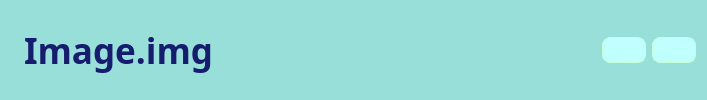
<?xml version="1.0" encoding="UTF-8"?>
<ui version="4.0">
 <class>Form</class>
 <widget class="QWidget" name="Form">
  <property name="geometry">
   <rect>
    <x>0</x>
    <y>0</y>
    <width>707</width>
    <height>100</height>
   </rect>
  </property>
  <property name="sizePolicy">
   <sizepolicy hsizetype="Minimum" vsizetype="Fixed">
    <horstretch>0</horstretch>
    <verstretch>0</verstretch>
   </sizepolicy>
  </property>
  <property name="minimumSize">
   <size>
    <width>0</width>
    <height>100</height>
   </size>
  </property>
  <property name="maximumSize">
   <size>
    <width>16777215</width>
    <height>100</height>
   </size>
  </property>
  <property name="windowTitle">
   <string>Form</string>
  </property>
  <property name="styleSheet">
   <string notr="true">QWidget{
background-color:#98DED9;
border-radius: 8px;
}
QWidget:hover{
backgound-color:#BFFFFE;
}
</string>
  </property>
  <layout class="QHBoxLayout" name="horizontalLayout">
   <item>
    <widget class="QLabel" name="label">
     <property name="text">
      <string/>
     </property>
     <property name="pixmap">
      <pixmap>assets/images/image.png</pixmap>
     </property>
    </widget>
   </item>
   <item>
    <widget class="QLabel" name="label_2">
     <property name="font">
      <font>
       <family>Poppins SemiBold</family>
       <pointsize>26</pointsize>
       <weight>75</weight>
       <bold>true</bold>
      </font>
     </property>
     <property name="styleSheet">
      <string notr="true">QLabel{
color:#161D6F;
border:0px;
}</string>
     </property>
     <property name="text">
      <string>Image.img</string>
     </property>
    </widget>
   </item>
   <item>
    <spacer name="horizontalSpacer">
     <property name="orientation">
      <enum>Qt::Horizontal</enum>
     </property>
     <property name="sizeType">
      <enum>QSizePolicy::MinimumExpanding</enum>
     </property>
     <property name="sizeHint" stdset="0">
      <size>
       <width>240</width>
       <height>20</height>
      </size>
     </property>
    </spacer>
   </item>
   <item>
    <widget class="QPushButton" name="pushButton">
     <property name="styleSheet">
      <string notr="true">QPushButton{
border: 1px solid #C7FFD8;
border-radius: 8px;
padding: 5px;
background-color:#BFFFFE;
color:#161D6F;
}
QPushButton:hover{
background-color:#C7FFD8;
border: 1px solid #98DED9;
}
QPushButton:pressed {
background-color:#161D6F;
color:#98DED9;
}</string>
     </property>
     <property name="text">
      <string/>
     </property>
     <property name="icon">
      <iconset>
       <normaloff>assets/images/arrow.png</normaloff>assets/images/arrow.png</iconset>
     </property>
     <property name="iconSize">
      <size>
       <width>50</width>
       <height>50</height>
      </size>
     </property>
    </widget>
   </item>
   <item>
    <widget class="QPushButton" name="pushButton_2">
     <property name="styleSheet">
      <string notr="true">QPushButton{
border: 1px solid #C7FFD8;
border-radius: 8px;
padding: 5px;
background-color:#BFFFFE;
color:#161D6F;
}
QPushButton:hover{
background-color:#C7FFD8;
border: 1px solid #98DED9;
}
QPushButton:pressed {
background-color:#161D6F;
color:#98DED9;
}</string>
     </property>
     <property name="text">
      <string/>
     </property>
     <property name="icon">
      <iconset>
       <normaloff>assets/images/delete.png</normaloff>assets/images/delete.png</iconset>
     </property>
     <property name="iconSize">
      <size>
       <width>50</width>
       <height>50</height>
      </size>
     </property>
    </widget>
   </item>
  </layout>
 </widget>
 <resources/>
 <connections/>
</ui>
